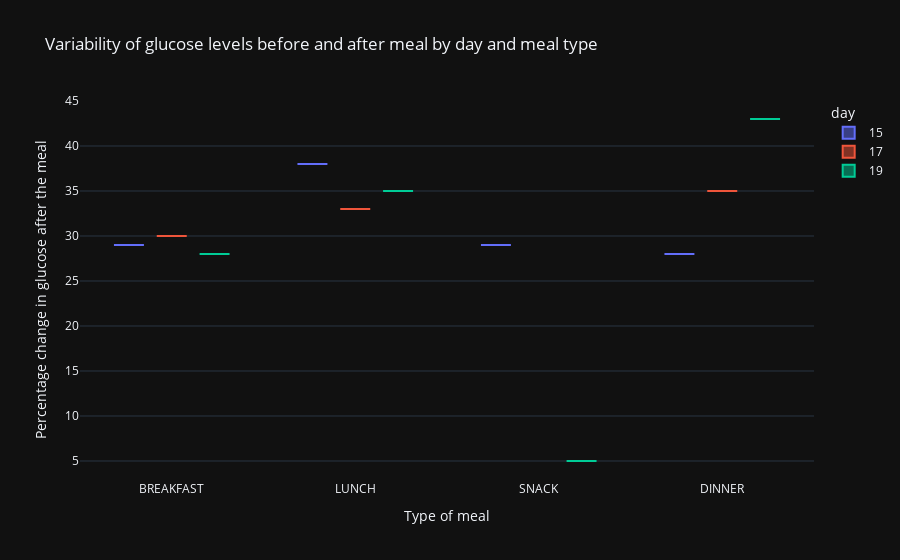

The code cell stored with this chart in its notebook:
### Code cell
df = df_activities_ready[df_activities_ready['user_id']==create_customer('a')]
df['Percentage change in glucose after the meal'] = df['change_aftermeal']
df['Type of meal'] = df['record_type']

fig = px.box(df, x="Type of meal", y="Percentage change in glucose after the meal", color="day",
             title="Variability of glucose levels before and after meal by day and meal type",
            )
fig.update_layout(template='plotly_dark')

fig.show()

### Figure 1 — Plotly figure (JSON) as saved in the notebook; plotly's stock layout.template omitted (floating-point values rounded to 4 significant figures)
{"data": [{"alignmentgroup": "True", "hovertemplate": "day=15<br>Type of meal=%{x}<br>Percentage change in glucose after the meal=%{y}<extra></extra>", "legendgroup": "15", "marker": {"color": "#636efa"}, "name": "15", "notched": false, "offsetgroup": "15", "orientation": "v", "showlegend": true, "type": "box", "x": ["BREAKFAST", "LUNCH", "SNACK", "DINNER"], "x0": " ", "xaxis": "x", "y": [29, 38, 29, 28], "y0": " ", "yaxis": "y"}, {"alignmentgroup": "True", "hovertemplate": "day=17<br>Type of meal=%{x}<br>Percentage change in glucose after the meal=%{y}<extra></extra>", "legendgroup": "17", "marker": {"color": "#EF553B"}, "name": "17", "notched": false, "offsetgroup": "17", "orientation": "v", "showlegend": true, "type": "box", "x": ["BREAKFAST", "LUNCH", "DINNER"], "x0": " ", "xaxis": "x", "y": [30, 33, 35], "y0": " ", "yaxis": "y"}, {"alignmentgroup": "True", "hovertemplate": "day=19<br>Type of meal=%{x}<br>Percentage change in glucose after the meal=%{y}<extra></extra>", "legendgroup": "19", "marker": {"color": "#00cc96"}, "name": "19", "notched": false, "offsetgroup": "19", "orientation": "v", "showlegend": true, "type": "box", "x": ["BREAKFAST", "LUNCH", "SNACK", "DINNER"], "x0": " ", "xaxis": "x", "y": [28, 35, 5, 43], "y0": " ", "yaxis": "y"}], "layout": {"boxmode": "group", "legend": {"title": {"text": "day"}, "tracegroupgap": 0}, "title": {"text": "Variability of glucose levels before and after meal by day and meal type"}, "xaxis": {"anchor": "y", "domain": [0, 1], "title": {"text": "Type of meal"}}, "yaxis": {"anchor": "x", "domain": [0, 1], "title": {"text": "Percentage change in glucose after the meal"}}}}
